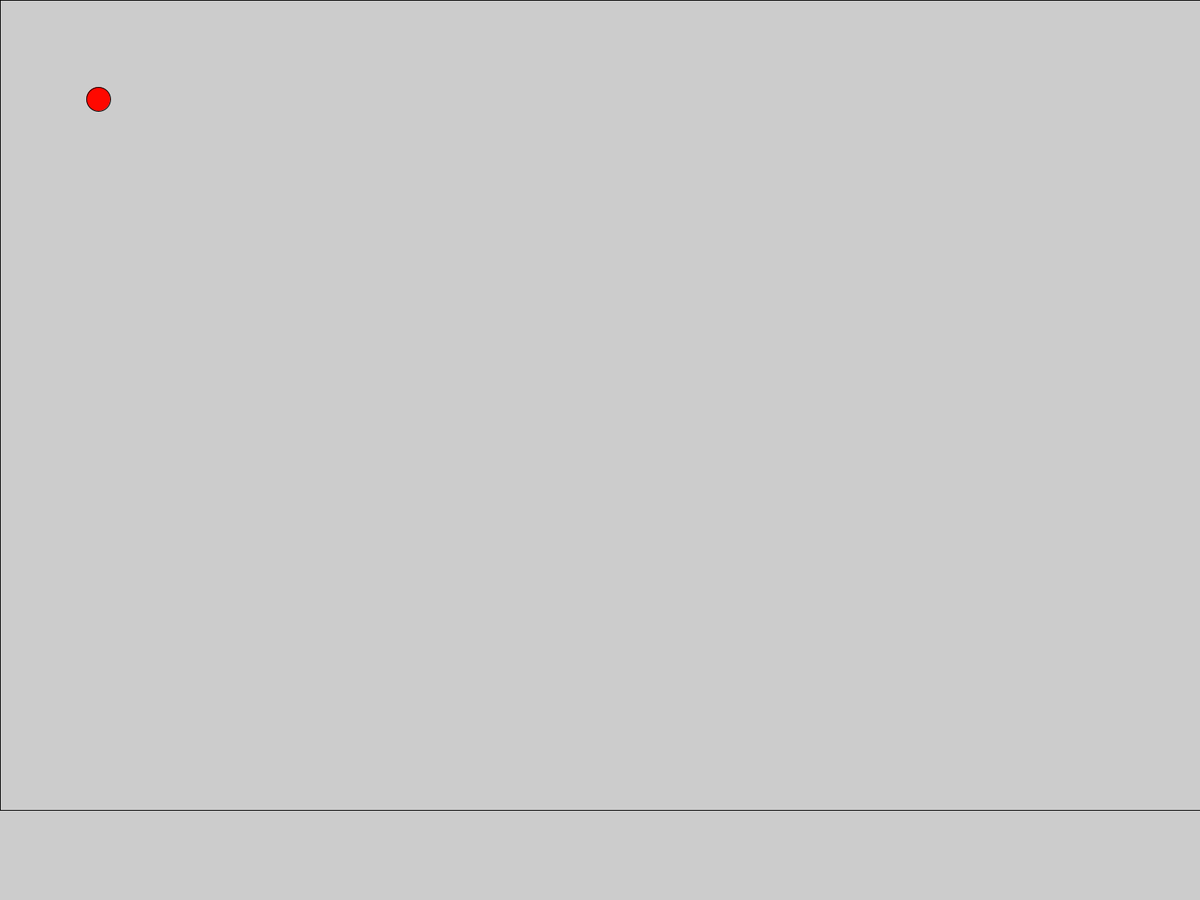
Frame 1 (no input)
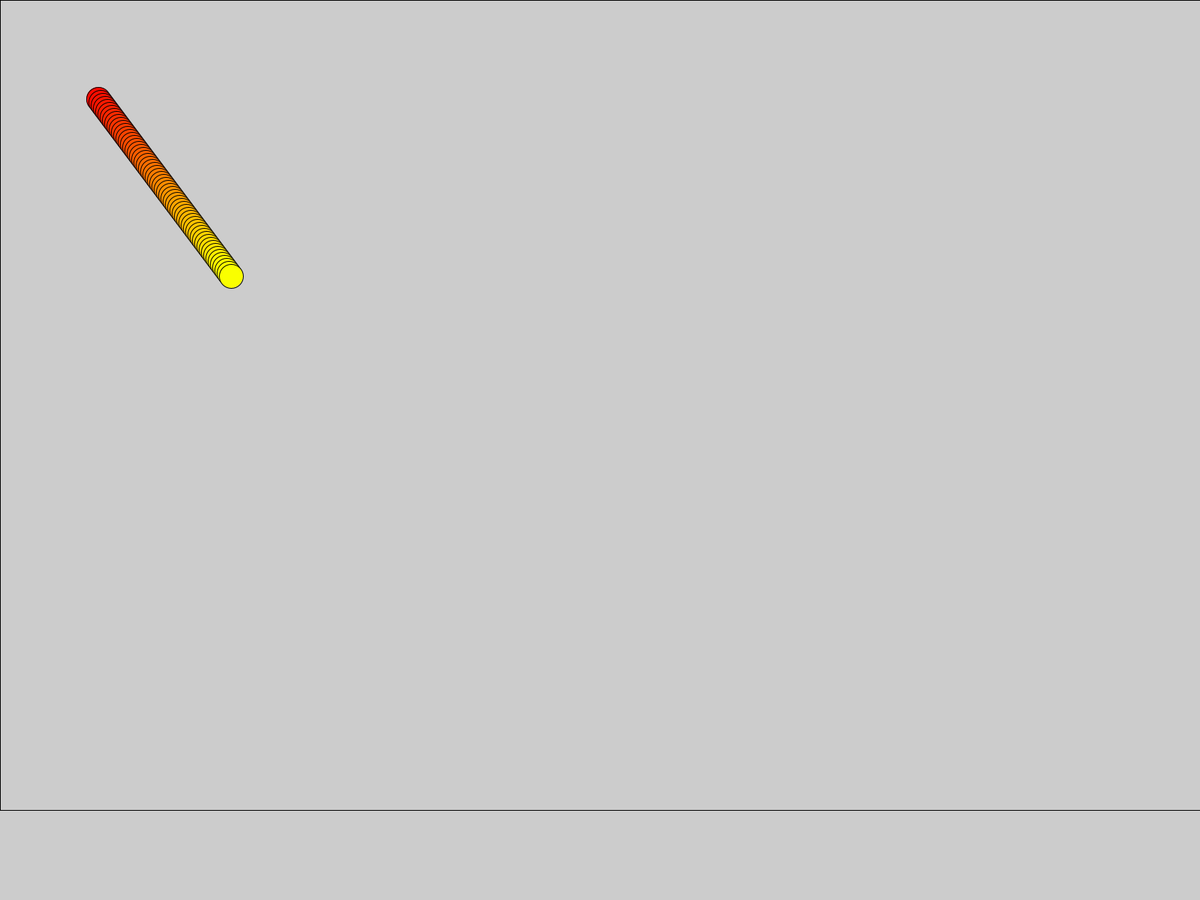
Frame 60 (the mouse pressed at the canvas centre just before this capture)
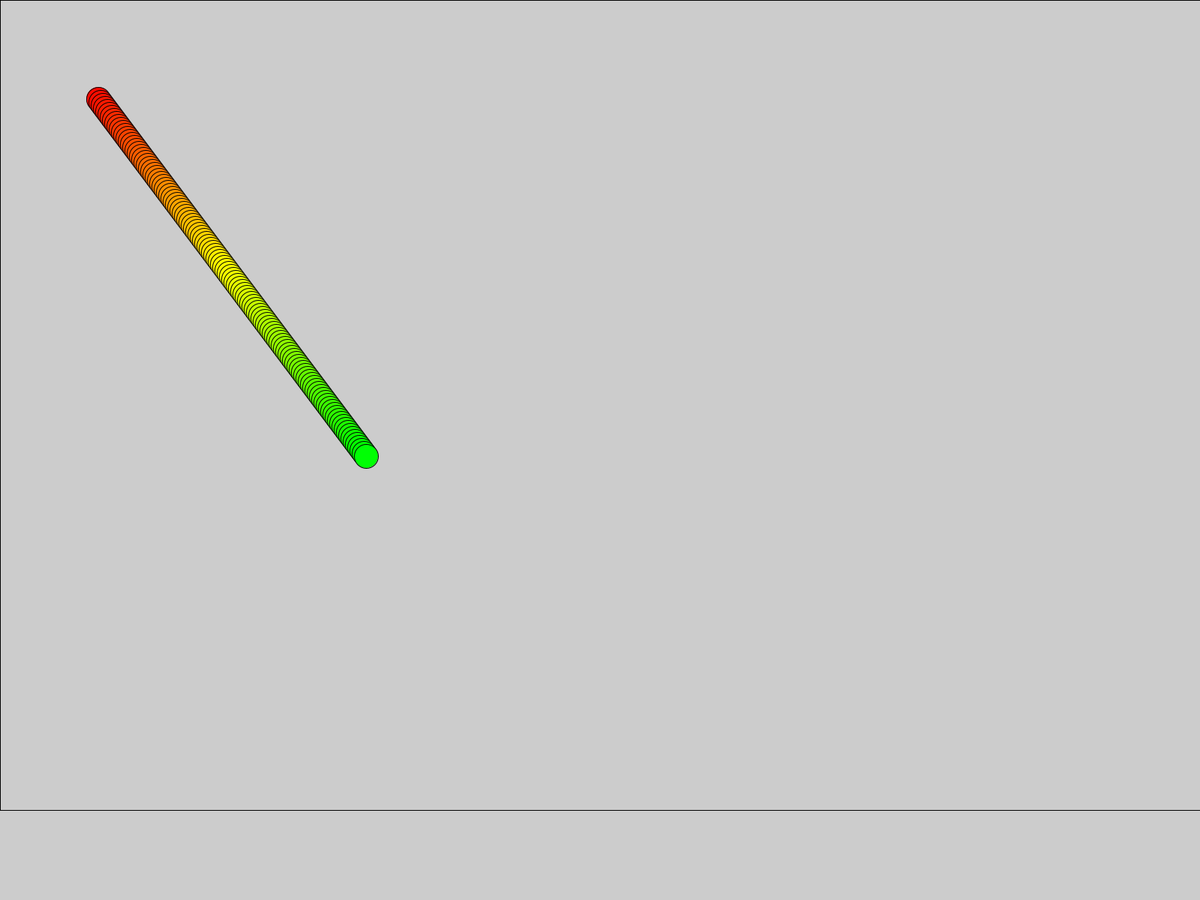
Frame 120 (the mouse held since frame 60 and released just before this capture)

The Processing sketch that drew these frames (run headless with seeded random() and noise(); from frame 60 on, the mouse is pressed at the canvas centre):

// Processing sketch: rainbowtrail
// ── rainbowtrail.pde
float xpos = 128;
float ypos = 128;
float xdirection = 1;
float ydirection = 1;
int hue = 1;
int xsize = 1920;
int ysize = 1080;



void setup(){
  fullScreen();
  frameRate(144);
  
}

void draw(){
  fill(255,255,255,0);
  rect(0,0,xsize,ysize);
  
  //direction flip X
  if(xpos > xsize){
    xdirection = -1;
  }else if(xpos < 0){
    xdirection = 1;
  }
  //direction flip X
  if(ypos > ysize){
    ydirection = -1;
  }else if(ypos < 0){
    ydirection = 1;
  }
  
  xpos = xpos + 3*xdirection;
  ypos = ypos + 4*ydirection;
  
  colorMode(HSB,360,255,255);
  hue = (hue+1)%360; 
  //hue = round(random(1,360));
  fill(hue,255,255);
  ellipse(xpos,ypos,32,32);
  colorMode(RGB,255,255,255);  
  
}
